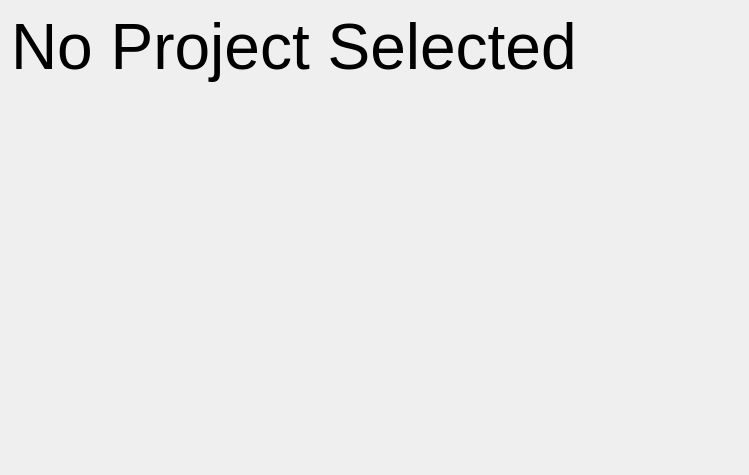
<?xml version="1.0" encoding="UTF-8"?>
<ui version="4.0">
 <class>ProjectArea</class>
 <widget class="QWidget" name="ProjectArea">
  <property name="geometry">
   <rect>
    <x>0</x>
    <y>0</y>
    <width>749</width>
    <height>475</height>
   </rect>
  </property>
  <property name="windowTitle">
   <string>Form</string>
  </property>
  <layout class="QVBoxLayout" name="verticalLayout">
   <item>
    <widget class="QLabel" name="label">
     <property name="font">
      <font>
       <pointsize>48</pointsize>
      </font>
     </property>
     <property name="text">
      <string>No Project Selected</string>
     </property>
     <property name="alignment">
      <set>Qt::AlignLeading|Qt::AlignLeft|Qt::AlignTop</set>
     </property>
    </widget>
   </item>
  </layout>
 </widget>
 <resources/>
 <connections/>
</ui>
